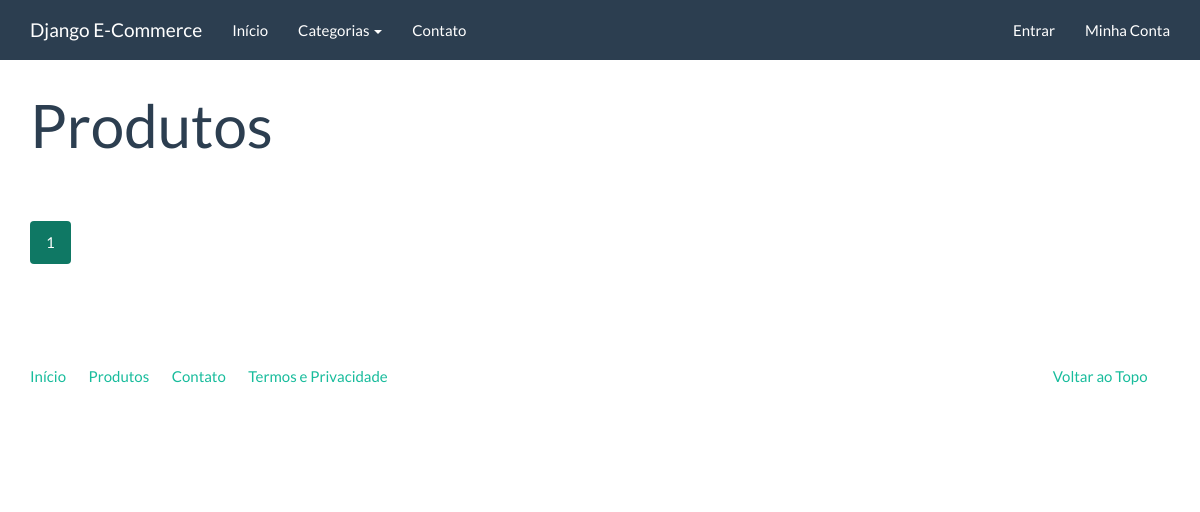
Before: /catalogo/ with the older database file.
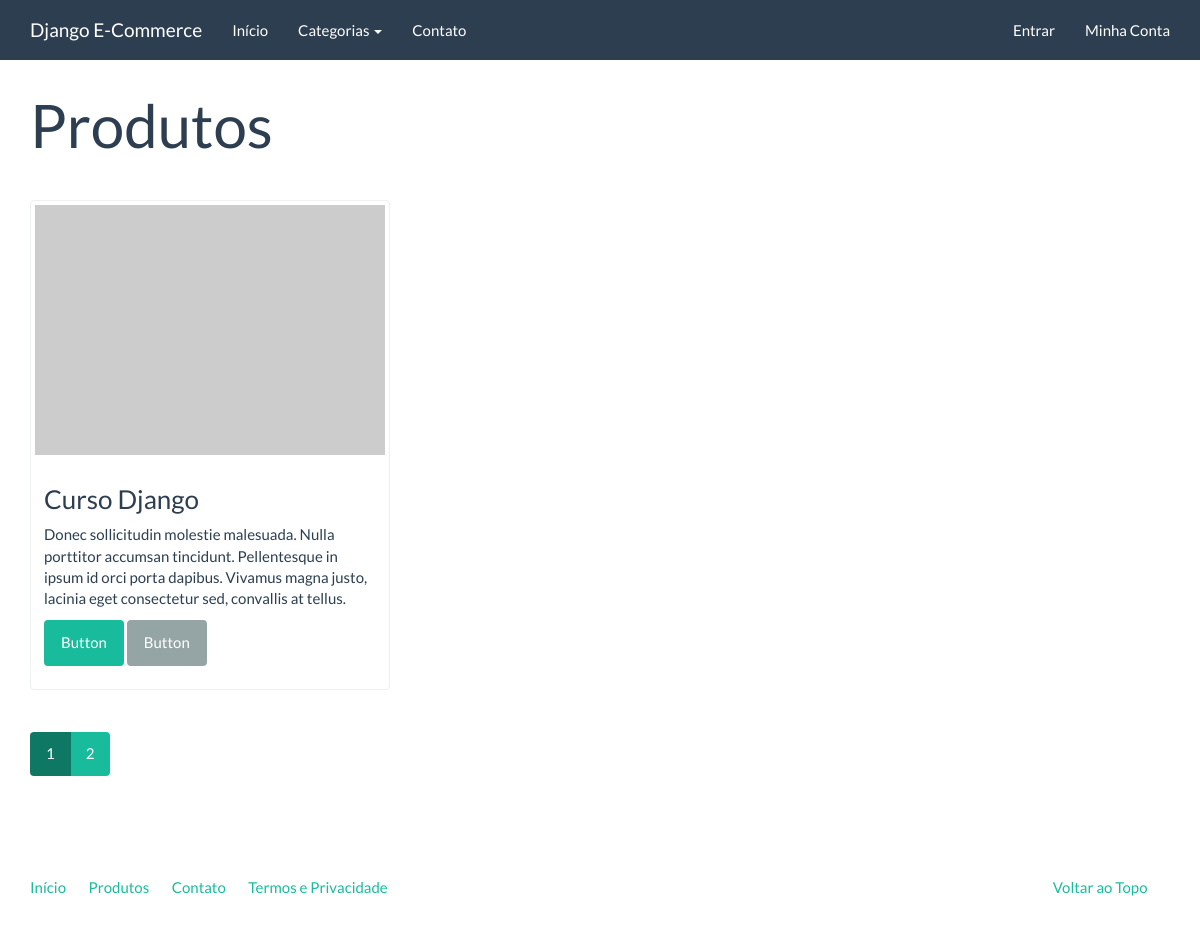
After: the same page with the newer database file.
### catalog/models.py (models this page shows)
class Product(models.Model):
    name = models.CharField('Nome', max_length=100)
    slug = models.SlugField('Identificador', max_length=100)
    category = models.ForeignKey('catalog.Category', verbose_name='Categoria')
    description = models.TextField('Descrição', blank=True)
    price = models.DecimalField('Preço', decimal_places=2, max_digits=8)
    created = models.DateTimeField('Criado em', auto_now_add=True)
    modified = models.DateTimeField('Modificado em', auto_now=True)
    class Meta:
        verbose_name = 'Produto'
        verbose_name_plural = 'Produtos'
        ordering = ['name']
    def __str__(self):
        return self.name
    def get_absolute_url(self):
        return reverse('catalog:product', kwargs={'slug': self.slug})

### catalog/views.py (the view)
class ProductListView(ListView):
    model = Product
    template_name = 'catalog/products_list.html'
    context_object_name = 'products'
    paginate_by = 1

### catalog/context_processor.py (called while the page is built)
def categories(request):
    return {
        'categories': Category.objects.all()
    }

### catalog/models.py (called while the page is built)
    def __str__(self):
        return self.name

    def get_absolute_url(self):
        return reverse('catalog:category', kwargs={'slug': self.slug})

### core/templatetags/pagination.py (called while the page is built)
@register.inclusion_tag('pagination.html')
def pagination(request, paginator, page_obj):
    context = {}
    context['paginator'] = paginator
    context['request'] = request
    context['page_obj'] = page_obj
    getvars = request.GET.copy()
    if 'page' in getvars:
        del getvars['page']
    if len(getvars) > 0:
        context['getvars'] = '&{}'.format(getvars.urlencode())
    else:
        context['getvars'] = ''
    return context

### catalog/templates/catalog/products_list.html (shortened to what this page needs)
{% extends 'base.html' %}
{% load pagination %}
{% block container %}
    <div class="page-header">
			<h1>Produtos</h1>
		</div>
		<div class="row">
			{% for product in products %}
                <div class="col-sm-6 col-md-4">
                    <div class="thumbnail">
                        <a href="{{ product.get_absolute_url }}">
                            <img src="http://placehold.it/350x250" alt="" />
                        </a>
                        <div class="caption">
                            <h3>{{ product }}</h3>
                            <p>{{ product.description|linebreaks }}</p>
                            <p><a href="{{ product.get_absolute_url }}" class="btn btn-success" role="button">Button</a> <a href="#" class="btn btn-default" role="button">Button</a></p>
                        </div>
                    </div>
                </div>
            {% endfor %}
		</div>
    {% pagination request paginator page_obj %}
{% endblock %}

### core/templates/base.html (shortened to what this page needs)
<!DOCTYPE html>
{% load static %}
<html lang="en">
<head>
	<link rel="stylesheet" href="{% static 'assets/bootstrap.min.css' %}" media="screen" />
	<link rel="stylesheet" href="{% static 'assets/custom.min.css' %}" media="screen" />
</head>
<body>
    <div class="navbar navbar-default navbar-fixed-top">
      <div class="container">
        <div class="navbar-header">
          <a href="" class="navbar-brand">Django E-Commerce</a>
        </div>
        <div class="navbar-collapse collapse" id="navbar-main">
          <ul class="nav navbar-nav">
            <li>
              <a href="{% url 'index' %}">Início</a>
            </li>
            <li class="dropdown">
              <a class="dropdown-toggle" data-toggle="dropdown" href="#" id="download">Categorias <span class="caret"></span></a>
            </li>
			<li>
				<a href="{% url 'contact' %}">Contato</a>
			</li>
          </ul>
          <ul class="nav navbar-nav navbar-right">
            {% if user.is_authenticated %}
                <li><a href="{% url 'logout' %}">Sair</a></li>
             {% else %}
                <li><a href="{% url 'login' %}">Entrar</a></li>
             {% endif %}
            <li><a href="#">Minha Conta </a></li>
          </ul>
        </div>
      </div>
    </div>
    <div class="container">
		{% block container %}
        {% endblock %}
		<footer>
			<div class="row">
			  <div class="col-lg-12">
			    <ul class="list-unstyled">
			      <li class="pull-right"><a href="#top">Voltar ao Topo</a></li>
			      <li><a href="">Início</a></li>
			      <li><a href="">Produtos</a></li>
			      <li><a href="">Contato</a></li>
			      <li><a href="">Termos e Privacidade</a></li>
			    </ul>
			  </div>
			</div>
		</footer>
	</div>
</body>
</html>

### core/templates/pagination.html
<div class="row">
    <div class="col-md-12">
        <nav>
            <ul class="pagination">
                {% for page in paginator.page_range %}
                    <li {% if page_obj.number == page %} class="active" {% endif %}><a href="?page={{ page }}{{ getvars }}">{{ page }}</a></li>
                {% endfor %}
            </ul>
        </nav>
    </div>
</div>

Changed rows visible on the page:
added Product: name "Curso Django", description "Donec sollicitudin molestie malesuada. Nulla porttitor accumsan tincidunt. Pellentesque in ipsum id orci porta dapibus. Vivamus magna justo, lacinia eget consectetur sed, convallis at tellus."
Other visible differences:
new list line: "2"
